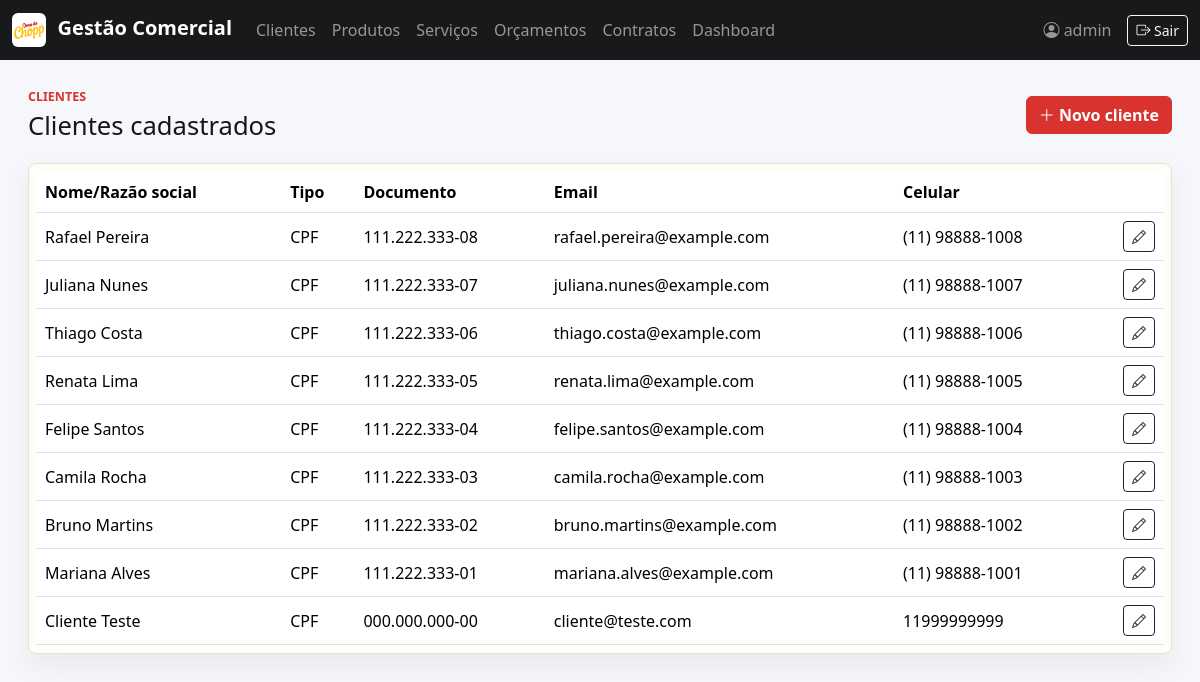
Page /clientes/ (signed in) on the earlier database version.
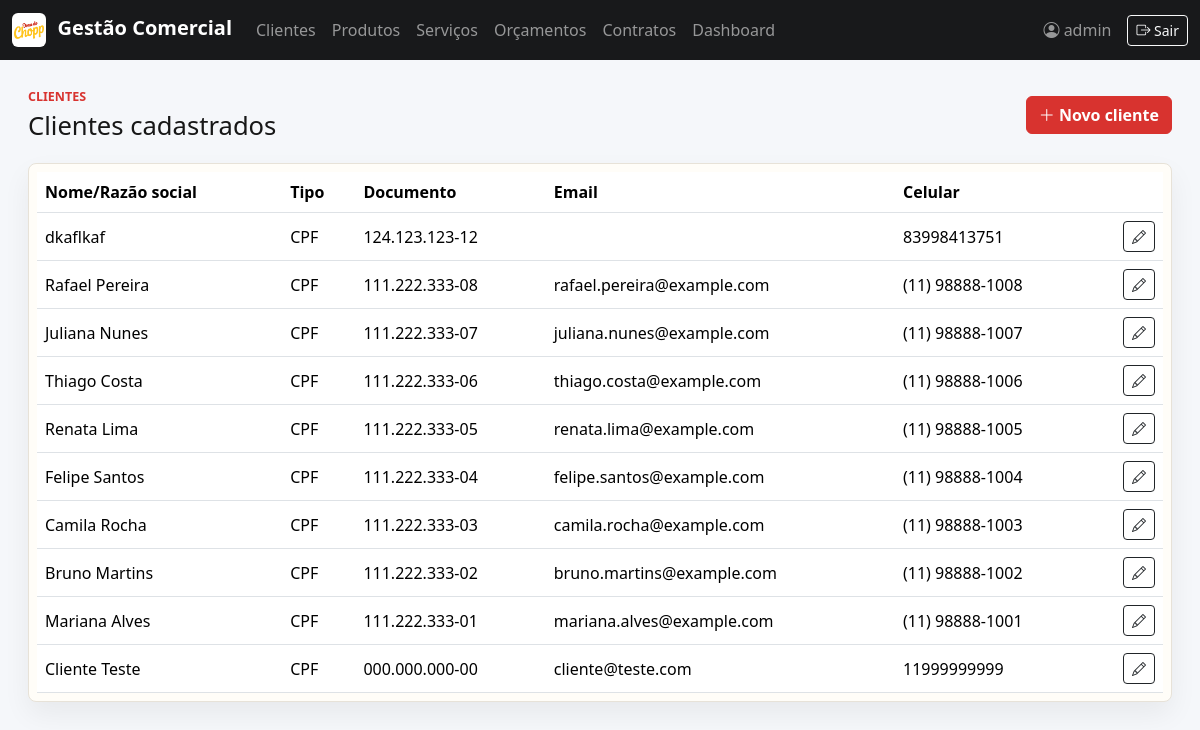
Same page on the later database version.
### comercial/models.py (models this page shows, shortened)
class TimeStampedModel(models.Model):
    criado_em = models.DateTimeField(auto_now_add=True)
    atualizado_em = models.DateTimeField(auto_now=True)
    class Meta:
        abstract = True

class Cliente(TimeStampedModel):
    TIPOS_DOCUMENTO = [
        ("cpf", "CPF"),
        ("cnpj", "CNPJ"),
    ]
    nome_completo = models.CharField(max_length=120)
    tipo_documento = models.CharField(
        max_length=4,
        choices=TIPOS_DOCUMENTO,
        default="cpf",
        verbose_name="Tipo de pessoa",
    )
    documento = models.CharField(max_length=18, unique=True, verbose_name="CPF ou CNPJ")
    email = models.EmailField(max_length=120, blank=True)
    endereco_residencial = models.CharField(max_length=255)
    celular = models.CharField(max_length=20)
    class Meta:
        ordering = ["nome_completo"]
    @property
    def documento_formatado(self):
        value = "".join(filter(str.isdigit, self.documento))
        if self.tipo_documento == "cpf" and len(value) == 11:
            return f"{value[:3]}.{value[3:6]}.{value[6:9]}-{value[9:]}"
        if self.tipo_documento == "cnpj" and len(value) == 14:
            return f"{value[:2]}.{value[2:5]}.{value[5:8]}/{value[8:12]}-{value[12:]}"
        return self.documento

### comercial/views.py (the view)
# urls.py: path("clientes/", views.cliente_list, name="cliente_list"),
@login_required
def cliente_list(request):
    return render(request, "comercial/clientes/list.html", {"clientes": Cliente.objects.all().order_by("-id")})

### templates/comercial/clientes/list.html
{% extends "base.html" %}
{% block content %}
<section class="page-header">
    <div><p class="eyebrow">Clientes</p><h1>Clientes cadastrados</h1></div>
    <a class="btn btn-brand" href="{% url 'cliente_create' %}"><i class="bi bi-plus-lg"></i> Novo cliente</a>
</section>
<div class="table-wrap">
    <table class="table table-hover align-middle">
        <thead><tr><th>Nome/Razão social</th><th>Tipo</th><th>Documento</th><th>Email</th><th>Celular</th><th></th></tr></thead>
        <tbody>
        {% for cliente in clientes %}
            <tr>
                <td>{{ cliente.nome_completo }}</td>
                <td>{{ cliente.get_tipo_documento_display }}</td>
                <td>{{ cliente.documento_formatado }}</td>
                <td>{{ cliente.email }}</td>
                <td>{{ cliente.celular }}</td>
                <td class="text-end"><a class="btn btn-sm btn-outline-dark" href="{% url 'cliente_update' cliente.pk %}"><i class="bi bi-pencil"></i></a></td>
            </tr>
        {% empty %}<tr><td colspan="6">Nenhum cliente cadastrado.</td></tr>{% endfor %}
        </tbody>
    </table>
</div>
{% endblock %}

Differences in the rows shown:
added Cliente: nome_completo "dkaflkaf", tipo_documento "CPF", documento_formatado "124.123.123-12", celular "83998413751"
